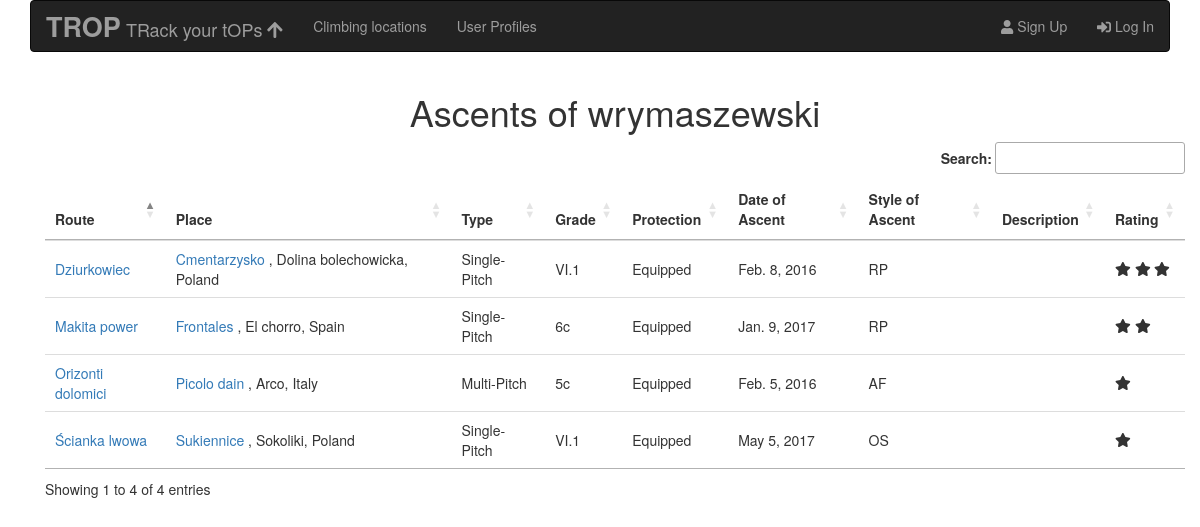
Page /routes/user/18/ on the committed database.
### routes/models.py (models this page shows, shortened)
class Ascent(models.Model):
    OS = 'OS'
    FL = 'FL'
    RP = 'RP'
    PP = 'PP'
    AF = 'AF'
    TR = 'TR'
    ASCENT_STYLE_CHOICES = ((OS,'OS'),
                            (FL,'Flash'),
                            (RP,'RP'),
                            (PP,'PP'),
                            (AF,'AF'),
                            (TR,'TR'))
    UNRATED = 0
    LOW = 1
    MEDIUM = 2
    HIGH = 3
    RATING_CHOICES = ((UNRATED,'No rating'),
                    (LOW, 'Low'),
                    (MEDIUM, 'Medium'),
                    (HIGH, 'High'))
    route = models.ForeignKey(Route, related_name='ascents', on_delete=models.CASCADE)
    user = models.ForeignKey(User, related_name='ascents', on_delete=models.CASCADE)
    date = models.DateField()
    ascent_style = models.CharField(max_length = 20, choices = ASCENT_STYLE_CHOICES)
    rating = models.IntegerField(choices = RATING_CHOICES, default=UNRATED)
    description = models.TextField(blank=True, null=True)
    created_at = models.DateTimeField(auto_now_add=True)
    updated_at = models.DateTimeField(auto_now=True)
    class Meta:
        ordering = ['date']
        get_latest_by = ['created_at']

class Route(models.Model):
        SP = 'SP'
        MP = 'MP'
        BLD = 'BLD'
        ROUTE_TYPE_CHOICES = ((SP,'Single-Pitch'),
                             (MP,'Multi-Pitch'),
                             (BLD,'Boulder'))
        YDS = 'YDS'
        FR = 'FR'
        UIAA = 'UIAA'
        POL = 'POL'
        V = 'V'
        SCALE_CHOICES = ((YDS,'YDS'),
                        (FR,'French'),
                        (UIAA,'UIAA'),
                        (POL,'Polish'),
                        (V,'Verm'))
        EQ = 'EQ'
        TR = 'TR'
        MX = 'MX'
        PROTECTION_CHOICES = ((EQ,'Equipped'),
                            (TR,'TRAD'),
                            (MX,'Mixed'))
        name = models.CharField(max_length = 100)
        route_type = models.CharField(max_length = 50, choices = ROUTE_TYPE_CHOICES, default = SP)
        protection = models.CharField(max_length = 100, choices = PROTECTION_CHOICES, default = EQ)
        scale = models.CharField(max_length = 100, choices = SCALE_CHOICES, default = FR)
        grade = models.CharField(max_length = 20)
        location = models.ForeignKey(Place ,related_name='routes', verbose_name = 'Crag', on_delete = models.CASCADE)
        created_at = models.DateTimeField(auto_now_add=True)
        updated_at = models.DateTimeField(auto_now=True)
        class Meta:
            ordering = ['location', 'name']
            get_latest_by = 'created_at'

class Place(models.Model):
    name = models.CharField(max_length = 100)
    city = models.CharField(max_length = 100, verbose_name = 'Region')
    country = models.CharField(max_length = 100)
    location = PlainLocationField(based_fields=['city'], zoom=7)
    created_at = models.DateTimeField(auto_now_add=True)
    updated_at = models.DateTimeField(auto_now=True)
    class Meta:
        get_latest_by = 'created_at'
        ordering = ['country', 'city', 'name']

### routes/views.py (the view)
# urls.py: url(r'^user/(?P<pk>\d+)/$', views.UserAscentList.as_view(),
class UserAscentList(ListView):
    model = Ascent
    template_name = 'routes/user_ascent_list.html'
    def get_queryset(self):
        return Ascent.objects.select_related().filter(user = self.kwargs['pk'])

### routes/templates/routes/user_ascent_list.html (shortened to what this page needs)
{% extends "routes/routes_base.html" %}
{% block route_content %}
{% if object_list %}
  <h1 class="text-center">Ascents of {{object_list.0.user}}</h1>
  <table class="table datatable">
    <thead>
      <th>Route</th>
      <th>Place</th>
      <th>Type</th>
      <th>Grade</th>
      <th>Protection</th>
      <th>Date of Ascent</th>
      <th>Style of Ascent</th>
      <th>Description</th>
      <th>Rating</th>
    </thead>
    <tbody>
    {% for ascent in object_list %}
      <tr>
        <td><a href="{% url 'routes:route_ascents' pk=ascent.route.pk %}">{{ascent.route.name}}</a></td>
        <td><a href={% url 'routes:route_list' pk=ascent.route.location.pk %}>{{ascent.route.location.name}}</a>
              <spam>, {{ascent.route.location.city}}, {{ascent.route.location.country}}</spam></td>
        <td>{{ascent.route.get_route_type_display}}</td>
        <td>{{ascent.route.grade}}</td>
        <td>{{ascent.route.get_protection_display}}</td>
        <td>{{ascent.date}}</td>
        <td>{{ascent.get_ascent_style_display}}</td>
        <td>{{ascent.description}}</td>
        <td>
          {% if not ascent.rating %}
            <span></span>
          {% elif ascent.rating > 0 and ascent.rating < 1 %}
            <span class="fas fa-star-half"></span>
          {% elif ascent.rating == 1 %}
            <span class="fas fa-star"></span>
          {% elif ascent.rating > 1 and ascent.rating < 2 %}
              <span class="fas fa-star"></span>
              <span class="fas fa-star-half"></span>
          {% elif ascent.rating == 2 %}
              <span class="fas fa-star"></span>
              <span class="fas fa-star"></span>
          {% elif ascent.rating > 2 and ascent.rating < 3 %}
              <span class="fas fa-star"></span>
              <span class="fas fa-star"></span>
              <span class="fas fa-star-half"></span>
          {% elif ascent.rating == 3 %}
              <span class="fas fa-star"></span>
              <span class="fas fa-star"></span>
              <span class="fas fa-star"></span>
          {% endif %}
        </td>
      </tr>
    {% endfor %}
    </tbody>
  </table>
{% else %}
  <h1>No ascents found</h1>
{% endif %}
{% endblock route_content %}

### rows in the picture
Ascent: user.username "wrymaszewski", route.name "Orizonti dolomici", route.location.name "Picolo dain", route.location.city "Arco", route.location.country "Italy", route.route_type "Multi-Pitch", route.grade "5c", route.protection "Equipped", date "Feb. 5, 2016", ascent_style "AF", rating 1 (drawn)
Ascent: route.name "Dziurkowiec", route.location.name "Cmentarzysko", route.location.city "Dolina bolechowicka", route.location.country "Poland", route.route_type "Single-Pitch", route.grade "VI.1", route.protection "Equipped", date "Feb. 8, 2016", ascent_style "RP", rating 3 (drawn)
Ascent: route.name "Makita power", route.location.name "Frontales", route.location.city "El chorro", route.location.country "Spain", route.route_type "Single-Pitch", route.grade "6c", route.protection "Equipped", date "Jan. 9, 2017", ascent_style "RP", rating 2 (drawn)
Ascent: route.name "Ścianka lwowa", route.location.name "Sukiennice", route.location.city "Sokoliki", route.location.country "Poland", route.route_type "Single-Pitch", route.grade "VI.1", route.protection "Equipped", date "May 5, 2017", ascent_style "OS", rating 1 (drawn)
